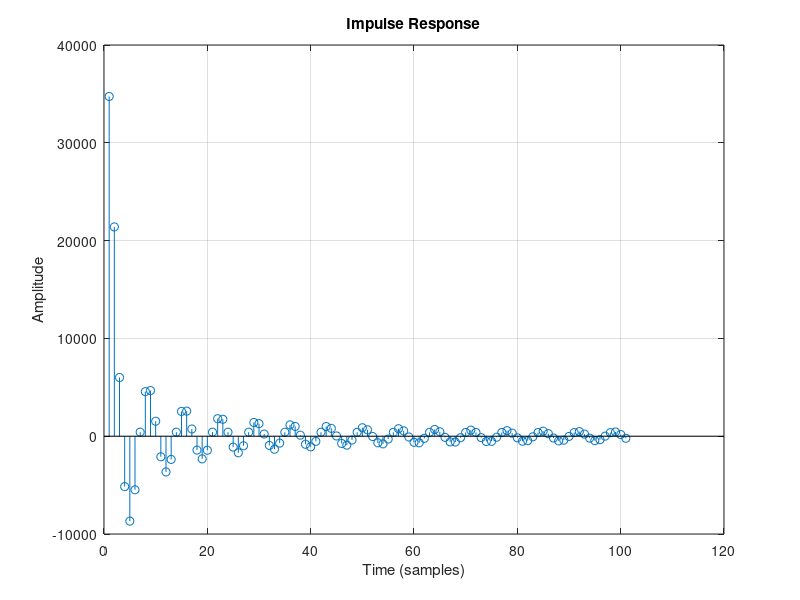
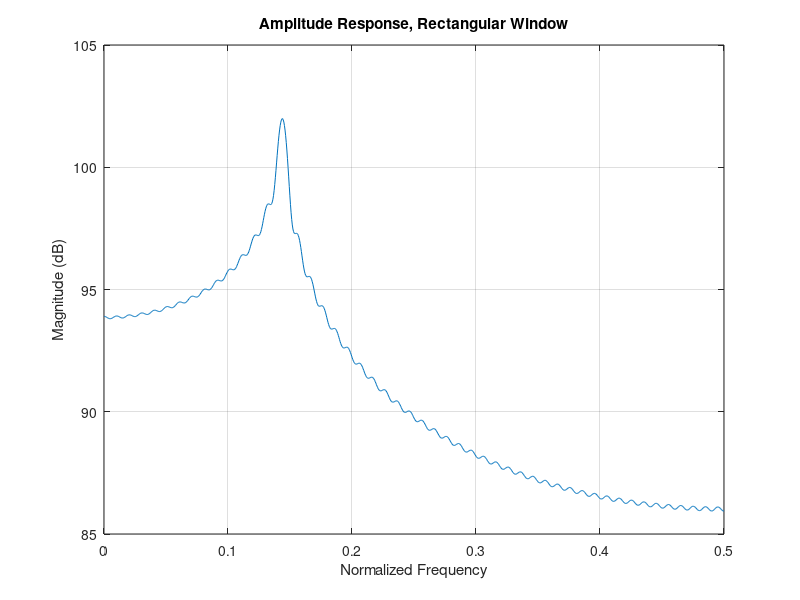
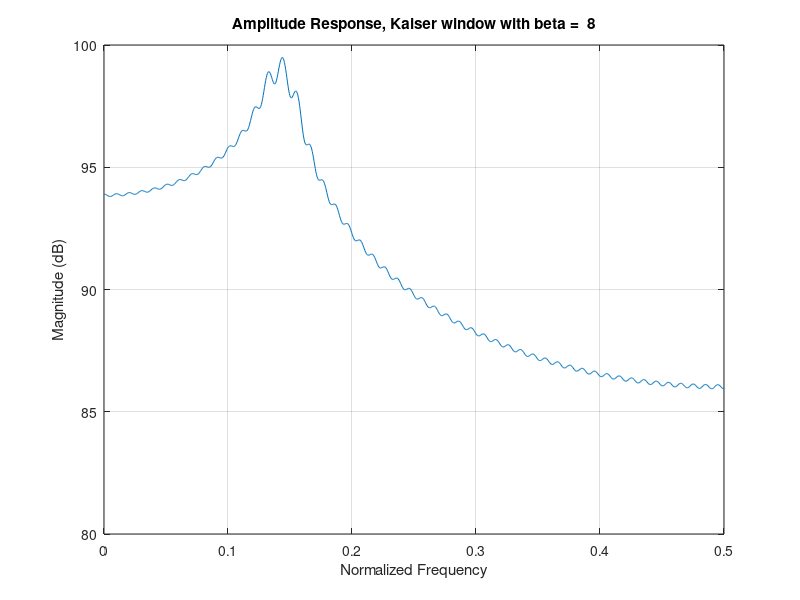
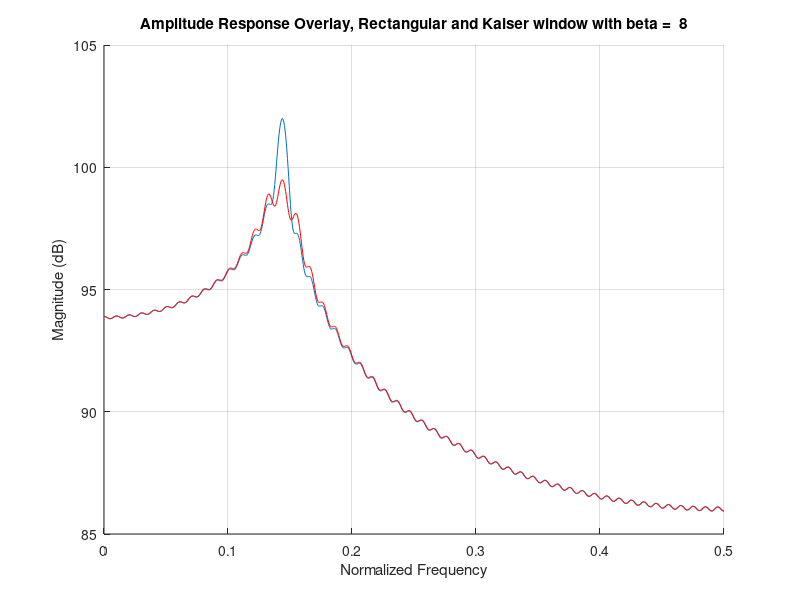

Here is the MATLAB script that generated these plots, in order:
% sinc-windowed-starter-code.m

n = 1 : 101; % time axis
fs = 44100;
h = 40000*sin(40000*n / fs) ./ (40000*n / fs);% length 101 impulse response
N = length(n);

figure(1);
stem(n,h);
xlabel('Time (samples)');
ylabel('Amplitude');
title('Impulse Response');
grid('on');

figure(2);
Nfft = 2048;
Ns = 1+Nfft/2;
H = fft(h,Nfft);
Hs = H(1:Ns);
Hsdb = 20*log10(abs(Hs));
f = [0:Ns-1]/Nfft;
plot(f,Hsdb);
xlabel('Normalized Frequency');
ylabel('Magnitude (dB)');
title('Amplitude Response, Rectangular Window');
grid('on');

figure(4);
beta = 8;% Kaiser window beta
hw = fftshift(kaiser(length(h),beta)') .* h;% Kaiser-windowed impulse response
Hw = fft(hw,Nfft);
Hws = Hw(1:Ns);
Hwsdb = 20*log10(abs(Hws));
plot(f,Hwsdb);
xlabel('Normalized Frequency');
ylabel('Magnitude (dB)');
title(sprintf('Amplitude Response, Kaiser window with beta = %2.0f',beta));
grid('on');

figure(5);
hold on;
plot(f,Hsdb);
plot(f,Hwsdb,'r');
xlabel('Normalized Frequency');
ylabel('Magnitude (dB)');
title(sprintf(['Amplitude Response Overlay, ',...
               'Rectangular and Kaiser window with beta = %2.0f'],beta));
grid('on');

% Zoom in on the transition
figure(6);
nm = (Ns-1)/2;
n1 = round(nm*0.92);
n2 = round(nm*1.15);
H1 = Hsdb(n1:n2);
H2 = Hwsdb(n1:n2);
hold on;
plot(f(n1:n2),H1);
plot(f(n1:n2),H2,'r');
xlabel('Normalized Frequency');
ylabel('Magnitude (dB)');
title(sprintf(['Amplitude Response Transition Overlay, ',...
               'Rectangular and Kaiser window with beta = %2.0f'],beta));
grid('on');
